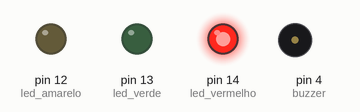
The sketch below on a simulated Arduino Uno, built with avr-gcc and run on an emulated ATmega328P. Parts: output pins drawn as LEDs (lit = HIGH), buzzer (waves = sounding).

Above: at 3.0 s.
At 9.0 s:
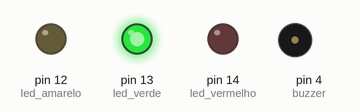
At 11.0 s:
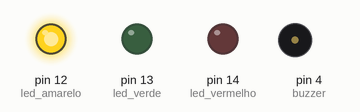
At 12.5 s:
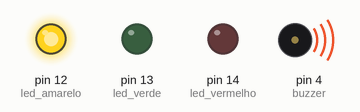
At 13.6 s:
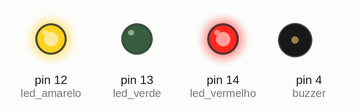
Timing chart, 0 to 18.7 s (numbered marks = the images above):
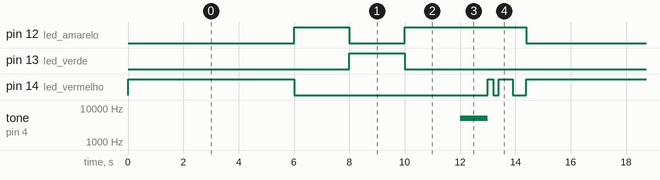

Measured:
- by itself, pin 12 (led_amarelo): repeats every 14.4 s: LOW 2.0 s, HIGH 4.4 s, LOW 6.0 s, HIGH 2.0 s
- by itself, pin 13 (led_verde): alternates HIGH for 2.0 s and LOW for 12.4 s
- by itself, pin 14 (led_vermelho): repeats every 14.4 s: LOW 7.0 s, HIGH 0.20 s, LOW 0.20 s, HIGH 0.50 s, LOW 0.50 s, HIGH 6.0 s
- by itself, tone on pin 4 (buzzer): alternates 5000 Hz for 1.0 s and silent for 13.4 s

The sketch:

semaforo.ino
```cpp
// definindo os pinos dos LEDs
int8_t led_vermelho = 14;
int8_t led_amarelo = 12;
int8_t led_verde = 13;
int8_t buzzer = 4;

// definindo os intervalos (em milissegundos)
int16_t tempo_vermelho = 6000;
int16_t tempo_amarelo = 2000;
int16_t tempo_verde = 2000;

//lendo os pinos
void setup() {
  pinMode(led_vermelho, OUTPUT);
  pinMode(led_amarelo, OUTPUT);
  pinMode(led_verde, OUTPUT);
  pinMode(buzzer, OUTPUT);
};


void loop() {
  // 6 segundos no vermelho
  digitalWrite(led_vermelho, HIGH);
  delay(tempo_vermelho);
  digitalWrite(led_vermelho, LOW);

  // 2 segundos no amarelo
  digitalWrite(led_amarelo, HIGH);
  delay(tempo_amarelo);
  digitalWrite(led_amarelo, LOW);

  // 2 segundos no verde
  digitalWrite(led_verde, HIGH);
  delay(tempo_verde);
  digitalWrite(led_verde, LOW);

  // 2 segundos no amarelo
  digitalWrite(led_amarelo, HIGH);
  delay(tempo_amarelo);

  //soar um alarme  e piscar o vermelho pra avisar que vai fechar
  tone(buzzer, 5000);
  delay(1000);
  noTone(buzzer);
  digitalWrite(led_vermelho, HIGH);
  delay(200);
  digitalWrite(led_vermelho, LOW);
  delay(200);
  digitalWrite(led_vermelho, HIGH);
  delay(500);
  digitalWrite(led_vermelho, LOW);
  delay(500);

  //desligar o amarelo
  digitalWrite(led_amarelo, LOW);
};
```
